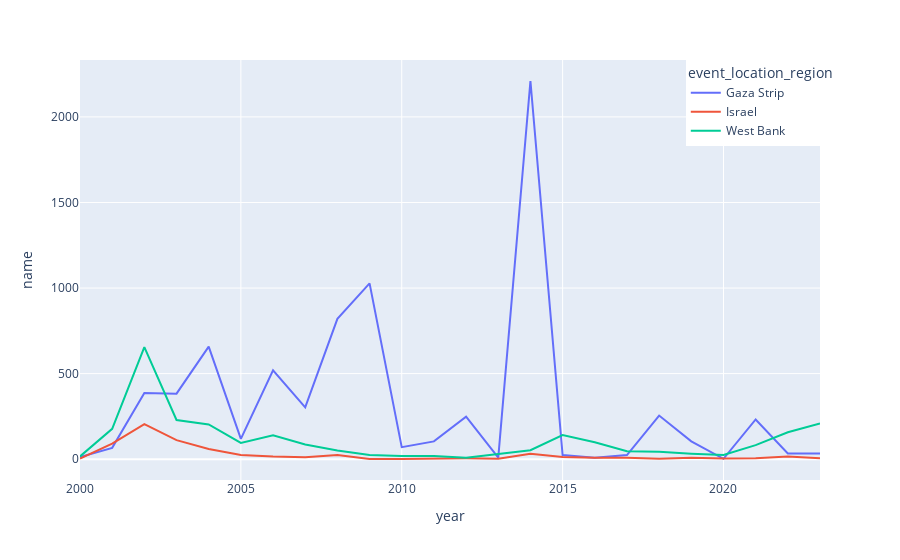

Notebook source saved alongside this figure:
### Code cell
fig=px.line(df.groupby(['event_location_region','year']).name.count().reset_index(),x='year',y='name',color='event_location_region')
fig.update_layout(legend={
    "title":'event_location_region',
    'yanchor':'top',
    'xanchor':'right'
})
fig.show()

### Figure 1 — Plotly figure (JSON) as saved in the notebook; plotly's stock layout.template omitted (floating-point values rounded to 4 significant figures)
{"data": [{"hovertemplate": "event_location_region=Gaza Strip<br>year=%{x}<br>name=%{y}<extra></extra>", "legendgroup": "Gaza Strip", "line": {"color": "#636efa", "dash": "solid"}, "marker": {"symbol": "circle"}, "mode": "lines", "name": "Gaza Strip", "orientation": "v", "showlegend": true, "type": "scatter", "x": [2000, 2001, 2002, 2003, 2004, 2005, 2006, 2007, 2008, 2009, 2010, 2011, 2012, 2013, 2014, 2015, 2016, 2017, 2018, 2019, 2020, 2021, 2022, 2023], "xaxis": "x", "y": [13, 66, 387, 383, 658, 119, 519, 303, 820, 1027, 70, 104, 248, 9, 2210, 24, 9, 24, 255, 104, 2, 232, 33, 33], "yaxis": "y"}, {"hovertemplate": "event_location_region=Israel<br>year=%{x}<br>name=%{y}<extra></extra>", "legendgroup": "Israel", "line": {"color": "#EF553B", "dash": "solid"}, "marker": {"symbol": "circle"}, "mode": "lines", "name": "Israel", "orientation": "v", "showlegend": true, "type": "scatter", "x": [2000, 2001, 2002, 2003, 2004, 2005, 2006, 2007, 2008, 2009, 2010, 2011, 2012, 2013, 2014, 2015, 2016, 2017, 2018, 2019, 2020, 2021, 2022, 2023], "xaxis": "x", "y": [4, 91, 205, 111, 60, 24, 15, 11, 24, 1, 1, 4, 5, 3, 31, 13, 8, 9, 2, 8, 4, 6, 15, 6], "yaxis": "y"}, {"hovertemplate": "event_location_region=West Bank<br>year=%{x}<br>name=%{y}<extra></extra>", "legendgroup": "West Bank", "line": {"color": "#00cc96", "dash": "solid"}, "marker": {"symbol": "circle"}, "mode": "lines", "name": "West Bank", "orientation": "v", "showlegend": true, "type": "scatter", "x": [2000, 2001, 2002, 2003, 2004, 2005, 2006, 2007, 2008, 2009, 2010, 2011, 2012, 2013, 2014, 2015, 2016, 2017, 2018, 2019, 2020, 2021, 2022, 2023], "xaxis": "x", "y": [16, 177, 655, 229, 203, 95, 139, 86, 51, 25, 18, 19, 8, 30, 52, 141, 99, 47, 43, 32, 25, 82, 157, 209], "yaxis": "y"}], "layout": {"legend": {"title": {"text": "event_location_region"}, "tracegroupgap": 0, "xanchor": "right", "yanchor": "top"}, "margin": {"t": 60}, "xaxis": {"anchor": "y", "domain": [0, 1], "title": {"text": "year"}}, "yaxis": {"anchor": "x", "domain": [0, 1], "title": {"text": "name"}}}}
